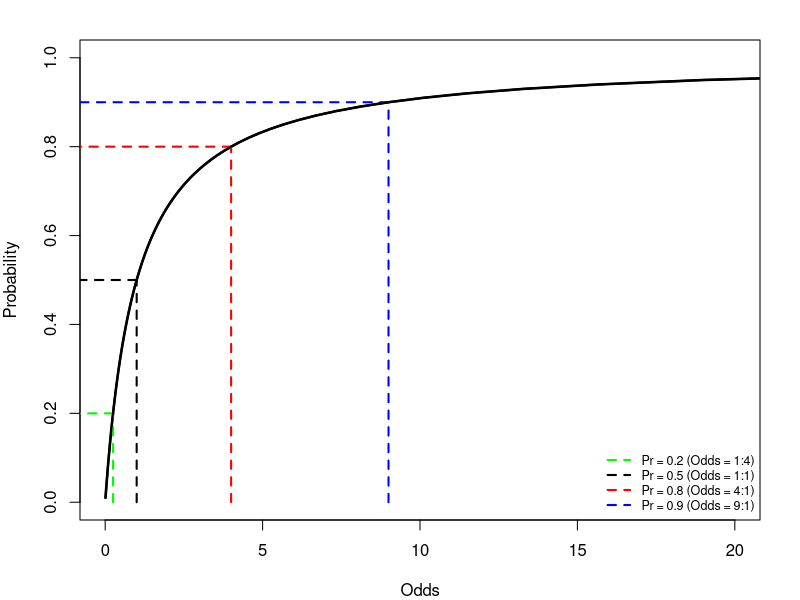
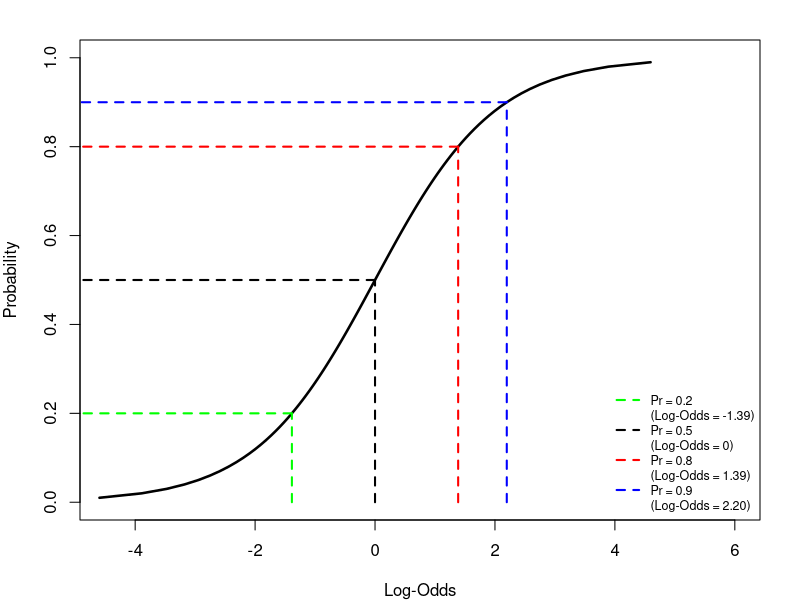
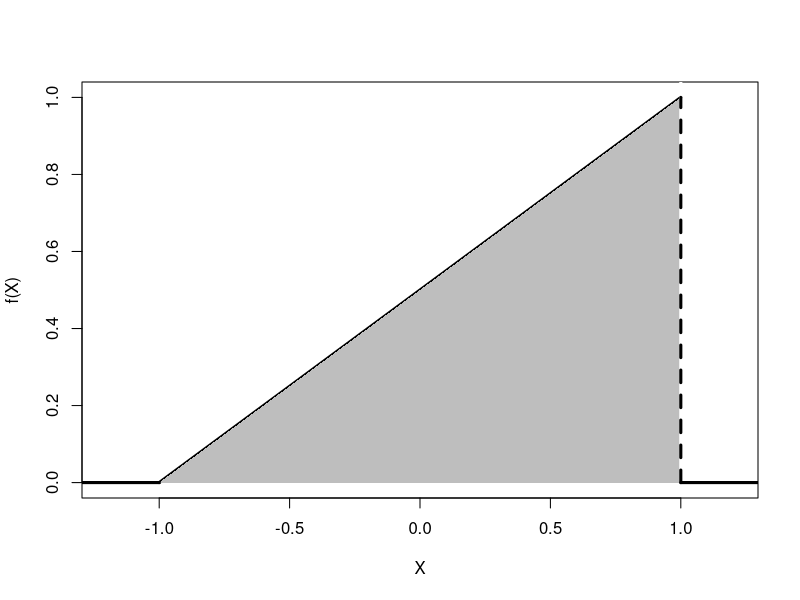
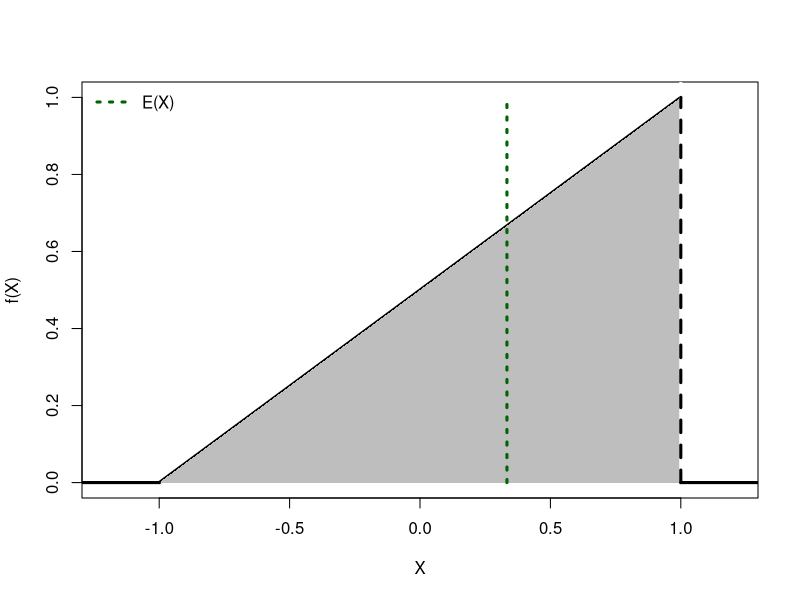
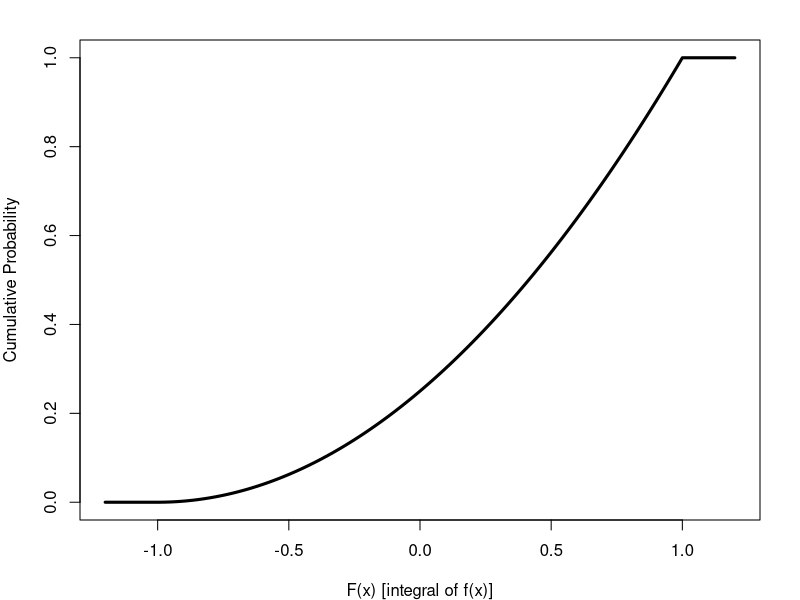

These figures' R source, in order:
#-=-=-=-=-=-=-=-=-=-=-=-=-=-=-=-=-=-=-=-=-=-=-=-=-=-=-=-=-=
# Preliminaries                                        ####
#
# PLSC 502 -- Fall 2022
#
# Day Five materials...
#-=-=-=-=-=-=-=-=-=-=-=-=-=-=-=-=-=-=-=-=-=-=-=-=-=-=-=-=-=
#
# There isn't much here in the "preliminaries" part... we
# only need a couple packages, and we won't even use them
# until next week...
# 
# options(repos = c(
#   raphaels1 = 'https://raphaels1.r-universe.dev',
#   CRAN = 'https://cloud.r-project.org'))
# install.packages('distr6')
# library(distr6)
#
# Also: you *should* set your working directory here:
#
# setwd("~/Dropbox/PLSC 502") # <-- or whatever...
#
#-=-=-=-=-=-=-=-=-=-=-=-=-=-=-=-=-=-=-=-=-=-=-=-=-=-=-=-=-=
# Probability...                                       ####
#
# Odds plots:

Pr<-seq(0.01,0.99,by=0.01)
Odds<-Pr / (1-Pr)

# Some things for the plots:

spots<-c(20,50,80,90)
lc<-c("green","black","red","blue")

# Plot: Probability and Odds:

pdf("ProbabilityAndOddsR.pdf",6,5)
par(mar=c(4,4,2,2))
plot(Odds,Pr,t="l",lwd=2.5,xlim=c(0,20),ylim=c(0,1),
     ylab="Probability")
for (i in 1:length(spots)) {
  segments(Odds[spots[i]],0,Odds[spots[i]],Pr[spots[i]],lty=2,lwd=2,
           col=lc[i])
  segments(Odds[spots[i]],Pr[spots[i]],-1,Pr[spots[i]],lty=2,lwd=2,
           col=lc[i])
}
legend("bottomright",bty="n",lwd=2,lty=2,col=lc,cex=0.75,
       legend=c("Pr = 0.2 (Odds = 1:4)",
                "Pr = 0.5 (Odds = 1:1)",
                "Pr = 0.8 (Odds = 4:1)",
                "Pr = 0.9 (Odds = 9:1)"))
lines(Odds,Pr,lwd=2,col="black")
dev.off()

# Log-Odds:

LogOdds<-log(Odds)

pdf("ProbAndLogOddsR.pdf",6,5)
par(mar=c(4,4,2,2))
plot(LogOdds,Pr,t="l",lwd=2.5,ylim=c(0,1),xlab="Log-Odds",
     ylab="Probability",xlim=c(-4.5,6))
for (i in 1:length(spots)) {
  segments(LogOdds[spots[i]],0,LogOdds[spots[i]],Pr[spots[i]],
           lty=2,lwd=2,col=lc[i])
  segments(LogOdds[spots[i]],Pr[spots[i]],-5,Pr[spots[i]],
           lty=2,lwd=2,col=lc[i])
}
legend("bottomright",bty="n",lwd=c(2,NA,2,NA,2,NA,2,NA),lty=2,
       col=rep(lc,each=2),cex=0.75,
       legend=c("Pr = 0.2",
                "(Log-Odds = -1.39)",
                "Pr = 0.5",
                "(Log-Odds = 0)",
                "Pr = 0.8",
                "(Log-Odds = 1.39)",
                "Pr = 0.9",
                "(Log-Odds = 2.20)"))
dev.off()

#-=-=-=-=-=-=-=-=-=-=-=-=-=-=-=-=-=-=-=-=-=-=-=-=-=-=-=-=-=
# Random variables...                                  ####
#
# Plot for the little hypothetical PDF:

x <- seq(-1,1,by=0.01)
fx <- 0.5*(x+1)
xcoord<-c(-1,1)

pdf("ASimplePDF-R.pdf",6,5)
plot(x,fx,t="l",lwd=3,xlab="X",ylab="f(X)",xlim=c(-1.2,1.2))
polygon(c(-1,1,1,-1),c(0,1,0,0),col="grey",border=NA)
segments(-1.4,0,-1,0,lwd=3)
segments(1,0,1,4,0,lwd=3)
segments(1,0,1,1,lwd=3,lty=2)
segments(1,0,1.4,0,lwd=3)
dev.off()

# Another one:

pdf("ASimplePDF-2-R.pdf",6,5)
plot(x,fx,t="l",lwd=3,xlab="X",ylab="f(X)",xlim=c(-1.2,1.2))
polygon(c(-1,1,1,-1),c(0,1,0,0),col="grey",border=NA)
segments(-1.4,0,-1,0,lwd=3)
segments(1,0,1,4,0,lwd=3)
segments(1,0,1,1,lwd=3,lty=2)
segments(1,0,1.4,0,lwd=3)
segments(1/3,0,1/3,1,lwd=3,lty=3,col="darkgreen")
legend("topleft",bty="n",lwd=3,lty=3,col="darkgreen",
       legend=c("E(X)")) 
dev.off()

# CDF (calculated):

FX <- 0.5* (0.5 * (x)^2 + (x)) + 0.25

# CDF (numerically):

integrand <- function(x) {(x+1)/2}
altFX <- numeric(201)
for(i in 1:201) {
  altFX[i] <- integrate(integrand,-1,x[i])$value
}

# Fix for plotting:

FX<-c(0,FX)
FX<-c(FX,1)
x<-c(-1.2,x)
x<-c(x,1.2)

# Plot the CDF:

pdf("ExampleCDF-R.pdf",6,5)
par(mar=c(4,4,2,2))
plot(x,FX,t="l",lwd=3,xlab="F(x) [integral of f(x)]",
     ylab="Cumulative Probability")
dev.off()

#-=-=-=-=-=-=-=-=-=-=-=-=-=-=-=-=-=-=-=-=-=-=-=-=-=-=-=-=-=
